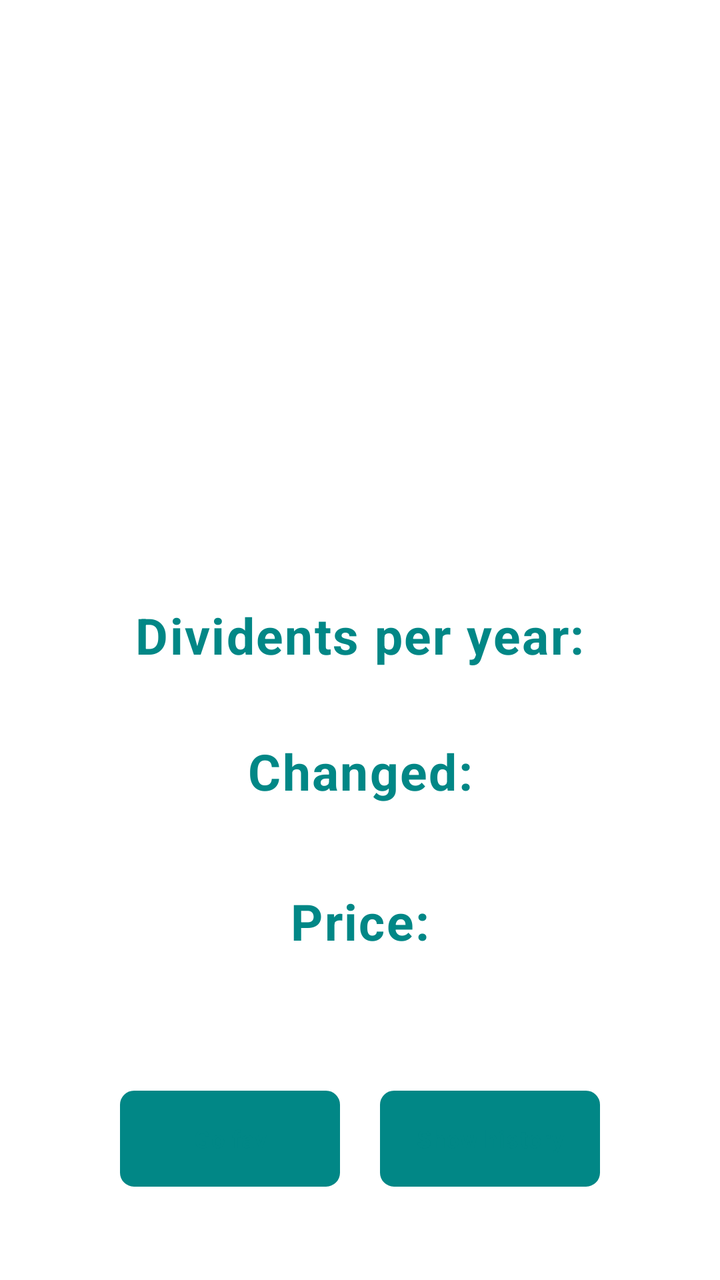
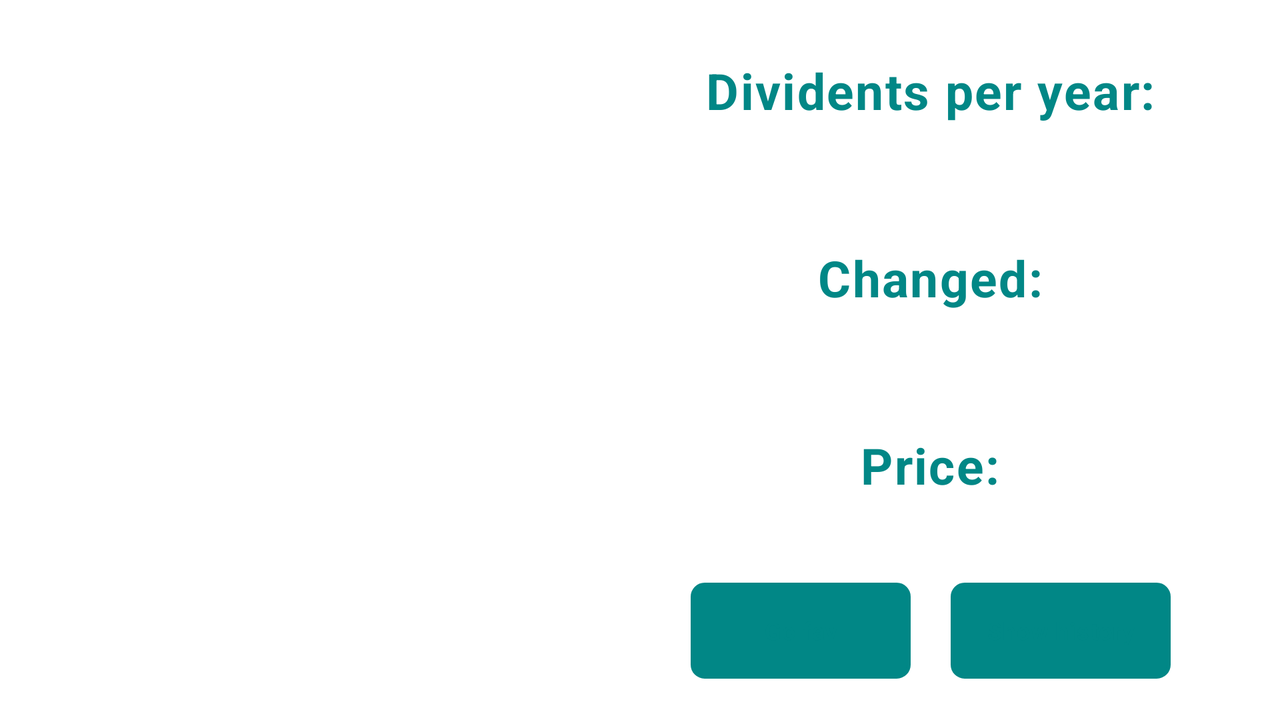

An Android layout and its configuration variant, each rendered on a device that would load it. The default file and the variant file are quoted in full after the pictures.
<!-- AndroidManifest.xml: application theme Theme.Fin -->
<!-- res/layout/find_stock_activity.xml -->
<?xml version="1.0" encoding="utf-8"?>
<androidx.constraintlayout.widget.ConstraintLayout
    xmlns:android="http://schemas.android.com/apk/res/android"
    android:layout_width="match_parent"
    android:layout_height="match_parent"
    xmlns:app="http://schemas.android.com/apk/res-auto">
    <TextView
        android:id="@+id/ticker"
        android:layout_width="wrap_content"
        android:layout_height="wrap_content"
        android:textAppearance="?attr/textAppearanceBody1"
        android:textColor="@color/color"
        android:textStyle="bold"
        android:textSize="25sp"
        app:layout_constraintRight_toRightOf="@+id/imageTesla"
        app:layout_constraintLeft_toLeftOf="@+id/imageTesla"
        app:layout_constraintBottom_toTopOf="@+id/imageTesla"
        android:layout_marginBottom="10dp"
        android:gravity="center">
    </TextView>
    <ImageView
        android:id="@+id/imageTesla"
        android:layout_width="200dp"
        android:layout_height="200dp"
        android:gravity="center"
        app:layout_constraintBottom_toBottomOf="parent"
        app:layout_constraintLeft_toLeftOf="parent"
        app:layout_constraintRight_toRightOf="parent"
        app:layout_constraintTop_toTopOf="parent"
        app:layout_constraintVertical_bias="0.156">
    </ImageView>

    <TextView
        android:id="@+id/price"
        android:layout_width="wrap_content"
        android:layout_height="wrap_content"
        android:layout_marginTop="175dp"
        android:gravity="center"
        android:textAppearance="?attr/textAppearanceBody1"
        android:textColor="@color/color"
        android:textStyle="bold"
        android:text="@string/price"
        android:textSize="25sp"
        app:layout_constraintLeft_toLeftOf="@+id/imageTesla"
        app:layout_constraintRight_toRightOf="@+id/imageTesla"
        app:layout_constraintTop_toBottomOf="@+id/imageTesla">

    </TextView>

    <TextView
        android:id="@+id/change"
        android:layout_width="wrap_content"
        android:layout_height="wrap_content"
        android:layout_marginTop="100dp"
        android:textAppearance="?attr/textAppearanceBody1"
        android:textColor="@color/color"
        android:textStyle="bold"
        android:gravity="center"
        android:text="@string/changed"
        android:textSize="25sp"
        app:layout_constraintLeft_toLeftOf="@+id/imageTesla"
        app:layout_constraintRight_toRightOf="@+id/imageTesla"
        app:layout_constraintTop_toBottomOf="@+id/imageTesla">

    </TextView>
    <TextView
        android:id="@+id/showPrice"
        android:layout_width="wrap_content"
        android:layout_height="wrap_content"
        android:textAppearance="?attr/textAppearanceBody1"
        android:textColor="#808080"
        android:textSize="12sp"
        app:layout_constraintRight_toRightOf="@+id/price"
        app:layout_constraintLeft_toLeftOf="@+id/price"
        app:layout_constraintTop_toBottomOf="@+id/price"
        android:layout_marginTop="5dp"
        android:gravity="center">
    </TextView>

    <TextView
        android:id="@+id/indexFind"
        android:layout_width="wrap_content"
        android:layout_height="wrap_content"
        android:textSize="12sp"
        android:textAppearance="?attr/textAppearanceBody1"
        android:textColor="#808080"
        app:layout_constraintRight_toLeftOf="@+id/showChange"
        app:layout_constraintBottom_toBottomOf="@+id/showChange"
        app:layout_constraintTop_toTopOf="@+id/showChange"
        android:layout_marginEnd="5dp"
        android:gravity="center"
        >
    </TextView>

    <TextView
        android:id="@+id/showChange"
        android:layout_width="wrap_content"
        android:layout_height="wrap_content"
        android:textAppearance="?attr/textAppearanceBody1"
        android:textColor="#808080"
        android:textSize="12sp"
        app:layout_constraintRight_toRightOf="@+id/change"
        app:layout_constraintLeft_toLeftOf="@+id/change"
        app:layout_constraintTop_toBottomOf="@+id/change"
        android:layout_marginTop="5dp"
        android:gravity="center">
    </TextView>
    <ImageView
        android:id="@+id/upDown"
        android:layout_width="20dp"
        android:layout_height="20dp"
        app:layout_constraintLeft_toRightOf="@+id/showChange"
        app:layout_constraintTop_toTopOf="@+id/showChange"
        app:layout_constraintBottom_toBottomOf="@+id/showChange"
        android:gravity="center"
        android:layout_marginStart="10dp">
    </ImageView>

    <TextView
        android:id="@+id/divident"
        android:layout_width="wrap_content"
        android:layout_height="wrap_content"
        android:layout_marginTop="32dp"
        android:textAppearance="?attr/textAppearanceBody1"
        android:textColor="@color/color"
        android:textStyle="bold"
        android:gravity="center"
        android:text="@string/divident"
        android:textSize="25sp"
        app:layout_constraintHorizontal_bias="0.52"
        app:layout_constraintLeft_toLeftOf="@+id/imageTesla"
        app:layout_constraintRight_toRightOf="@+id/imageTesla"
        app:layout_constraintTop_toBottomOf="@+id/imageTesla" />

    <TextView
        android:id="@+id/showDivident"
        android:layout_width="wrap_content"
        android:layout_height="wrap_content"
        android:layout_marginTop="5dp"
        android:fontFamily="@font/roboto_slab"
        android:textSize="12sp"
        android:gravity="center"
        app:layout_constraintLeft_toLeftOf="@+id/divident"
        app:layout_constraintRight_toRightOf="@+id/divident"
        app:layout_constraintTop_toBottomOf="@+id/divident">

    </TextView>

    <Button
        android:id="@+id/getSearch"
        android:layout_width="110dp"
        android:layout_height="wrap_content"
        android:textColor="@color/color"
        android:background="@drawable/buttonshape"
        android:textSize="12sp"
        android:textAppearance="?attr/textAppearanceBody1"
        android:text="@string/addToFavorites"
        android:textStyle="bold"
        android:onClick="onClickAddOrRemoveFromFavorites"
        app:layout_constraintRight_toLeftOf="@+id/showHistory"
        app:layout_constraintLeft_toLeftOf="@+id/imageTesla"
        app:layout_constraintTop_toBottomOf="@+id/showPrice"
        app:layout_constraintBottom_toBottomOf="parent"
        android:gravity="center"
        >
    </Button>
    <Button
        android:id="@+id/showHistory"
        android:layout_width="110dp"
        android:layout_height="wrap_content"
        android:textColor="@color/color"
        android:background="@drawable/buttonshape"
        android:textSize="12sp"
        android:textAppearance="?attr/textAppearanceBody1"
        android:text="@string/showHistory"
        android:textStyle="bold"
        android:onClick="onClickShowHistory"
        android:layout_marginStart="20dp"
        app:layout_constraintRight_toRightOf="@+id/imageTesla"
        app:layout_constraintLeft_toRightOf="@+id/getSearch"
        app:layout_constraintTop_toBottomOf="@+id/showPrice"
        app:layout_constraintBottom_toBottomOf="parent"
        android:gravity="center"
        >
    </Button>
</androidx.constraintlayout.widget.ConstraintLayout>
<!-- resources referenced by this layout -->
<resources>
  <color name="color">#FF018786</color>
  <!-- drawable buttonshape (drawable-v24) -->
  <?xml version="1.0" encoding="utf-8"?>
  <shape xmlns:android="http://schemas.android.com/apk/res/android" >
  <corners
  android:radius="6dp"
      />
  
  <padding
  android:left="0dp"
  android:top="0dp"
  android:right="0dp"
  android:bottom="0dp"
      />
  
  <stroke
  android:width="2dp"
  android:color="@color/color"
      />
      </shape>
  <string name="addToFavorites">Go fav</string>
  <string name="changed">Changed:</string>
  <string name="divident">Dividents per year:</string>
  <string name="price">Price:</string>
  <string name="showHistory">Show history</string>
  <style name="Theme.Fin" parent="Theme.MaterialComponents.DayNight">
          
          <item name="colorPrimary">@color/color</item>
          <item name="colorPrimaryVariant">@color/color</item>
          <item name="colorOnPrimary">@color/black</item>
          
          <item name="colorSecondary">@color/color</item>
          <item name="colorSecondaryVariant">@color/black</item>
          <item name="colorOnSecondary">@color/black</item>
          
          <item name="android:statusBarColor" tools:targetApi="l">?attr/colorPrimaryVariant</item>
          
      </style>
  <color name="black">#263238</color>
</resources>
<!-- res/layout-land/find_stock_activity.xml (the repository's variant of the layout above) -->
<!-- drawn on the phone turned sideways -->
<?xml version="1.0" encoding="utf-8"?>
<androidx.constraintlayout.widget.ConstraintLayout
    xmlns:android="http://schemas.android.com/apk/res/android"
    android:layout_width="match_parent"
    android:layout_height="match_parent"
    xmlns:app="http://schemas.android.com/apk/res-auto">

    <TextView
        android:id="@+id/mark"
        android:layout_height="wrap_content"
        android:layout_width="wrap_content"
        app:layout_constraintTop_toTopOf="parent"
        app:layout_constraintBottom_toBottomOf="parent"
        app:layout_constraintLeft_toLeftOf="parent"
        app:layout_constraintRight_toRightOf="parent"
        >
    </TextView>

    <TextView
        android:id="@+id/ticker"
        android:layout_width="wrap_content"
        android:layout_height="wrap_content"
        android:textAppearance="?attr/textAppearanceBody1"
        android:textColor="@color/color"
        android:textStyle="bold"
        android:textSize="25sp"
        app:layout_constraintTop_toTopOf="parent"
        app:layout_constraintRight_toLeftOf="@+id/mark"
        app:layout_constraintBottom_toBottomOf="parent"
        app:layout_constraintLeft_toLeftOf="parent"
        android:layout_marginStart="50dp"
        android:layout_marginBottom="230dp"
        android:gravity="center">
    </TextView>
    <ImageView
        android:id="@+id/imageTesla"
        android:layout_width="200dp"
        android:layout_height="200dp"
        android:gravity="center"
        app:layout_constraintTop_toBottomOf="@+id/ticker"
        app:layout_constraintRight_toRightOf="@+id/ticker"
        app:layout_constraintLeft_toLeftOf="@+id/ticker"
        android:layout_marginTop="20dp"
        >
    </ImageView>

    <TextView
        android:id="@+id/price"
        android:layout_width="wrap_content"
        android:layout_height="wrap_content"
        android:gravity="center"
        android:textAppearance="?attr/textAppearanceBody1"
        android:textColor="@color/color"
        android:textStyle="bold"
        android:text="@string/price"
        android:textSize="25sp"
        app:layout_constraintLeft_toLeftOf="@+id/change"
        app:layout_constraintRight_toRightOf="@+id/change"
        app:layout_constraintTop_toBottomOf="@+id/change"
        android:layout_marginTop="60dp"
        >

    </TextView>

    <TextView
        android:id="@+id/change"
        android:layout_width="wrap_content"
        android:layout_height="wrap_content"
        android:layout_marginTop="60dp"
        android:textAppearance="?attr/textAppearanceBody1"
        android:textColor="@color/color"
        android:textStyle="bold"
        android:gravity="center"
        android:text="@string/changed"
        android:textSize="25sp"
        app:layout_constraintLeft_toLeftOf="@+id/divident"
        app:layout_constraintRight_toRightOf="@+id/divident"
        app:layout_constraintTop_toBottomOf="@+id/divident">

    </TextView>
    <TextView
        android:id="@+id/showPrice"
        android:layout_width="wrap_content"
        android:layout_height="wrap_content"
        android:textSize="12sp"
        android:textAppearance="?attr/textAppearanceBody1"
        android:textColor="#808080"
        app:layout_constraintRight_toRightOf="@+id/price"
        app:layout_constraintLeft_toLeftOf="@+id/price"
        app:layout_constraintTop_toBottomOf="@+id/price"
        android:layout_marginTop="5dp"
        android:gravity="center">
    </TextView>

    <TextView
        android:id="@+id/indexFind"
        android:layout_width="wrap_content"
        android:layout_height="wrap_content"
        android:textSize="12sp"
        android:textAppearance="?attr/textAppearanceBody1"
        android:textColor="#808080"
        app:layout_constraintRight_toLeftOf="@+id/showChange"
        app:layout_constraintBottom_toBottomOf="@+id/showChange"
        app:layout_constraintTop_toTopOf="@+id/showChange"
        android:layout_marginEnd="5dp"
        android:gravity="center"
        >
    </TextView>

    <TextView
        android:id="@+id/showChange"
        android:layout_width="wrap_content"
        android:layout_height="wrap_content"
        android:textAppearance="?attr/textAppearanceBody1"
        android:textColor="#808080"
        android:textSize="12sp"
        app:layout_constraintRight_toRightOf="@+id/change"
        app:layout_constraintLeft_toLeftOf="@+id/change"
        app:layout_constraintTop_toBottomOf="@+id/change"
        android:layout_marginTop="5dp"
        android:gravity="center">
    </TextView>
    <ImageView
        android:id="@+id/upDown"
        android:layout_width="20dp"
        android:layout_height="20dp"
        app:layout_constraintLeft_toRightOf="@+id/showChange"
        app:layout_constraintTop_toTopOf="@+id/showChange"
        app:layout_constraintBottom_toBottomOf="@+id/showChange"
        android:gravity="center"
        android:layout_marginStart="10dp"
        >
    </ImageView>

    <TextView
        android:id="@+id/divident"
        android:layout_width="wrap_content"
        android:layout_height="wrap_content"
        android:textAppearance="?attr/textAppearanceBody1"
        android:textColor="@color/color"
        android:textStyle="bold"
        android:gravity="center"
        android:text="@string/divident"
        android:textSize="25sp"
        app:layout_constraintBottom_toBottomOf="parent"
        app:layout_constraintLeft_toRightOf="@+id/mark"
        app:layout_constraintTop_toTopOf="parent"
        app:layout_constraintRight_toRightOf="parent"
        android:layout_marginEnd="30dp"
        android:layout_marginTop="30dp"
        android:layout_marginBottom="300dp"
        />

    <TextView
        android:id="@+id/showDivident"
        android:layout_width="wrap_content"
        android:layout_height="wrap_content"
        android:layout_marginTop="5dp"
        android:textAppearance="?attr/textAppearanceBody1"
        android:textSize="12sp"
        android:textColor="#808080"
        android:gravity="center"
        app:layout_constraintLeft_toLeftOf="@+id/divident"
        app:layout_constraintRight_toRightOf="@+id/divident"
        app:layout_constraintTop_toBottomOf="@+id/divident">

    </TextView>

    <Button
        android:id="@+id/getSearch"
        android:layout_width="110dp"
        android:layout_height="wrap_content"
        android:textColor="@color/color"
        android:background="@drawable/buttonshape"
        android:textSize="12sp"
        android:textAppearance="?attr/textAppearanceBody1"
        android:text="@string/addToFavorites"
        android:textStyle="bold"
        android:onClick="onClickAddOrRemoveFromFavorites"
        app:layout_constraintRight_toLeftOf="@+id/showHistory"
        app:layout_constraintLeft_toLeftOf="@+id/price"
        app:layout_constraintTop_toBottomOf="@+id/showPrice"
        app:layout_constraintBottom_toBottomOf="parent"
        android:gravity="center"
        >
    </Button>
    <Button
        android:id="@+id/showHistory"
        android:layout_width="110dp"
        android:layout_height="wrap_content"
        android:textColor="@color/color"
        android:background="@drawable/buttonshape"
        android:textSize="12sp"
        android:textAppearance="?attr/textAppearanceBody1"
        android:text="@string/showHistory"
        android:textStyle="bold"
        android:onClick="onClickShowHistory"
        android:layout_marginStart="20dp"
        app:layout_constraintRight_toRightOf="@+id/price"
        app:layout_constraintLeft_toRightOf="@+id/getSearch"
        app:layout_constraintTop_toBottomOf="@+id/showPrice"
        app:layout_constraintBottom_toBottomOf="parent"
        android:gravity="center"
        >
    </Button>
</androidx.constraintlayout.widget.ConstraintLayout>
